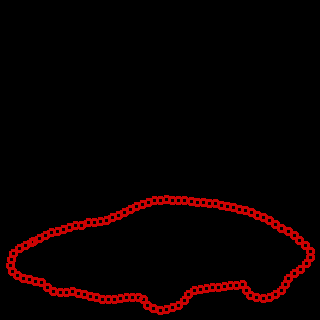
#> input picture Shapes_selecionados/personal_car/personal_car-1.png, 320 x 320 px, found by its file name; the run also reads 1 picture not shown here
$ jupyter execute --allow-errors Shape_Signature.ipynb   (shell and % lines are left out)
#> lines starting #> are read from the running program, lines starting #| are printed output that depends on the picture; after the words box and inside, x2 and y2 are one past the last pixel; in counts of white or black regions, pixels touching at a corner belong together
<div style="text-align: center;">

<h1>Shape Signature</h1>

<h2>Grupo: Anthony Moya - Daniel Yanza</h2>
<h2>Fecha: 24/01/2025</h2>

</div>

Este trabajo tiene como finalidad realizar predicciones en base a la firma (shape-signature) de cada figura y de esta forma medir la confianza de cada prediccion y su margen de error y comparativa de graficas.

Para lograr esto se escogieron 5 categorias para realizar la prediccion, estas fueron:
* bottle
* children
* personal_car
* flatfish
* pencil

Y para comenzar creamos el archivo .zip de las categorias para analizarlas en google colab y luego las descomprimimos.

Se realizan las importaciones necesarias a nuestro proyecto y para resolver el problema de manera efectiva.

[cell 1]
import cv2
import matplotlib.pyplot as plt
from PIL import Image # Estructura que representa la imagen en el paquete PIL
import numpy as np
import scipy as sp
from scipy.fftpack import fft, ifft
import os
import csv
from sklearn.metrics import confusion_matrix, accuracy_score
import matplotlib.pyplot as plt
import os
import cv2

Se declara la funcion para calcular los puntos base al centroide obtenido

[cell 2]
def get_distance(punto, centroide):
    return np.sqrt((punto[0] - centroide[0])**2 + (punto[1] - centroide[1])**2)

Se genera la funcion que permite calcular los contornos de las figuras y su centroide, a su vez de realiza el calculo de las 190 primeros valores obtenidos, esto con la finalidad de no alterar el calculo de distancia euclidea que se realizara previamente

[cell 3]
def extract_shape_signature(image_path):
    image = cv2.imread(image_path)

    if image is None:
        print(f"Error: No se pudo cargar la imagen en {image_path}")
        return None

    gray = cv2.cvtColor(image, cv2.COLOR_BGR2GRAY)
    bordes = cv2.Canny(gray, 100, 100 * 2, apertureSize=5)
    contornos, _ = cv2.findContours(bordes, cv2.RETR_EXTERNAL, cv2.CHAIN_APPROX_SIMPLE)

    if len(contornos) > 0:
        momentos = cv2.moments(contornos[0])
        if momentos['m00'] != 0:  # Evitar división por cero
            centroide = (int(momentos['m10'] / momentos['m00']), int(momentos['m01'] / momentos['m00']))
        else:
            centroide = (0, 0)
    else:
        centroide = (0, 0)

    distancias = [get_distance(contorno[0], centroide) for contorno in contornos[0]]

    distancias = distancias[:190]

    return distancias

Guardamos las firmas en dos archivos csv, uno va a tener 6 valores por categoria que van a servir como base de training.

Por otro lado tambien tenemos otro archivo csv que tendra 4 valores por categoria que van a servir para datos de test, es que esos se van a usar para compararlos con los datos de training.

[cell 4]
def save_descriptors(descriptors, output_file):
    with open(output_file, 'w', newline='') as file:
        writer = csv.writer(file)
        writer.writerows(descriptors)

def process_images_recursive(main_folder, output_file1, output_file2):
#> called with main_folder = '/content/Shapes_selecionados', output_file1 = 'test.csv', output_file2 = 'train.csv'
    category_descriptors = {}

    for root, dirs, files in os.walk(main_folder):
        for image_name in files:
            # Filtrar los archivos no deseados (por ejemplo, .ipynb_checkpoints)
            if not image_name.lower().endswith(('.png', '.jpg', '.jpeg', '.bmp', '.tiff')):
                continue

            image_path = os.path.join(root, image_name)
            print(f"Procesando: {image_path}")
            signature = extract_shape_signature(image_path)

            if signature is not None:
                category_name = os.path.basename(root)

                if category_name not in category_descriptors:
                    category_descriptors[category_name] = []

                category_descriptors[category_name].append([category_name] + signature)
#> pass 2 of the loop in process_images_recursive, `for root, dirs, files in os.walk(main_folder):`:
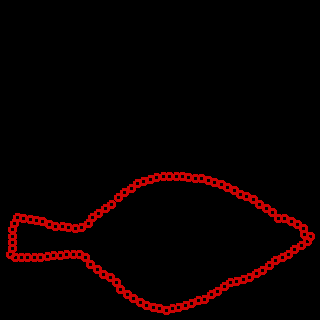
#> input picture Shapes_selecionados/flatfish/flatfish-2.png, 320 x 320 px
#> in extract_shape_signature, image is the input picture: shape (320, 320, 3); mean B, G, R 0.1, 0.1, 9.8
#> in extract_shape_signature, `gray = cv2.cvtColor(image, cv2.COLOR_BGR2GRAY)`:
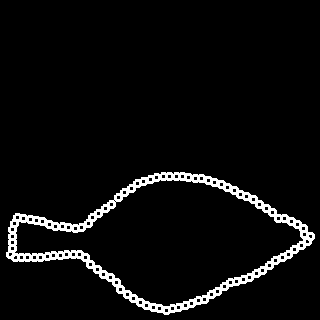
#> gray: shape (320, 320); values 0 (black) and 63 (white), 4.8% white; 1 white region, box (x1, y1, x2, y2) and area: (6, 172, 315, 315) 4962
#> in extract_shape_signature, `bordes = cv2.Canny(gray, 100, 100 * 2, apertureSize=5)`:
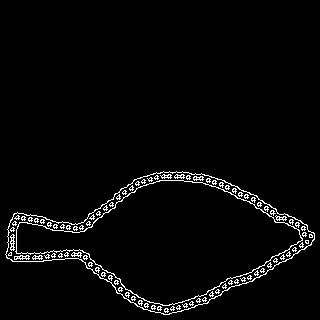
#> bordes: shape (320, 320); 3.1% white in thin lines or dots, all inside (x1, y1, x2, y2) = (5, 171, 315, 315)
#> contornos = 1 contour; box (x1, y1, x2, y2) and area: (5, 171, 315, 315) 25016
#> momentos = moments, m00 25015.5, centre m10/m00, m01/m00 = (168.2, 239.7)
#> centroide = (168, 239)
#> in extract_shape_signature, `distancias = [get_distance(contorno[0], centroide) for contorno in con..`: distancias = 356 values, max 163.7 at index 129, min 66.61 at index 3, mean 96.5
#> in extract_shape_signature, `distancias = distancias[:190]`: distancias = 190 values, max 163.7 at index 129, min 66.61 at index 3, mean 97.92
#> signature has the same summary as distancias in extract_shape_signature
#> pass 3 of the loop in process_images_recursive, `for root, dirs, files in os.walk(main_folder):`:
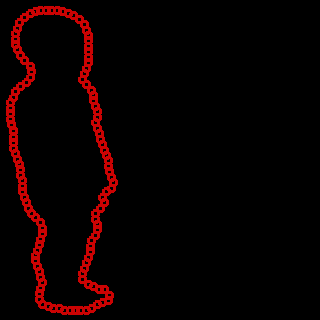
#> input picture Shapes_selecionados/children/children-1.png, 320 x 320 px
#> in extract_shape_signature, image is the input picture: shape (320, 320, 3); mean B, G, R 0.2, 0.2, 11.3
#> in extract_shape_signature (call 2), `gray = cv2.cvtColor(image, cv2.COLOR_BGR2GRAY)`:
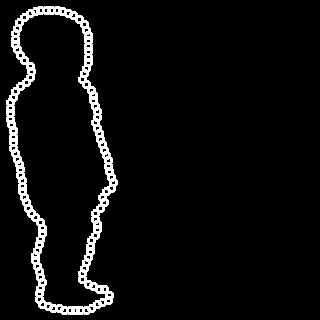
#> gray: shape (320, 320); values 0 (black) and 63 (white), 5.5% white; 1 white region, box (x1, y1, x2, y2) and area: (6, 6, 118, 315) 5678
#> in extract_shape_signature (call 2), `bordes = cv2.Canny(gray, 100, 100 * 2, apertureSize=5)`:
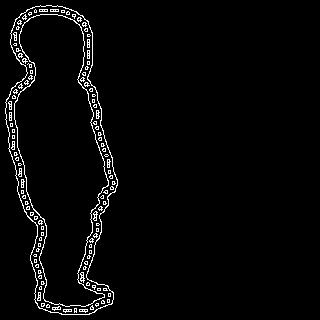
#> bordes: shape (320, 320); 3.1% white in thin lines or dots, all inside (x1, y1, x2, y2) = (5, 5, 118, 315)
#> contornos = 1 contour; box (x1, y1, x2, y2) and area: (5, 5, 118, 315) 23979
#> momentos = moments, m00 23979, centre m10/m00, m01/m00 = (59.82, 155.5)
#> centroide = (59, 155)
#> in extract_shape_signature (call 2), `distancias = [get_distance(contorno[0], centroide) for contorno in con..`: distancias = 377 values, max 161.8 at index 201, min 45.12 at index 109, mean 99.94
#> in extract_shape_signature (call 2), `distancias = distancias[:190]`: distancias = 190 values, max 154.3 at index 188, min 45.12 at index 109, mean 95.18
#> signature has the same summary as distancias in extract_shape_signature
#> the loop made 5 passes; the first 3 are shown

    descriptors_file1 = []
#> descriptors_file1 = []
    descriptors_file2 = []

    for category, descriptors in category_descriptors.items():
        if len(descriptors) >= 10:
            descriptors_file1.extend(descriptors[:4])  # Primeros 4 descriptores
            descriptors_file2.extend(descriptors[4:10])  # Siguientes 6 descriptores
        else:
            print(f"Advertencia: La categoría '{category}' tiene menos de 10 imágenes.")
#> after the loop, descriptors_file2 = []

    save_descriptors(descriptors_file1, output_file1)
    save_descriptors(descriptors_file2, output_file2)

Se guardan ambos archivos

[cell 5]
main_folder = "/content/Shapes_selecionados"
output_file1 = "test.csv"
output_file2 = "train.csv"
process_images_recursive(main_folder, output_file1, output_file2)

Creamos la funcion que devuelve la respectiva categoria y descriptor del archivo csv

[cell 6]
def load_descriptors_from_csv(csv_file):
#> called with csv_file = 'test.csv'
    descriptors = []
    categories = []
    with open(csv_file, 'r') as file:
        reader = csv.reader(file)
        for row in reader:
            categories.append(row[0])  # Categoría
            descriptors.append([float(value) for value in row[1:]])  # Descriptores
    return categories, descriptors

Se compara las características de forma de imágenes de prueba con imágenes de entrenamiento para clasificar cada una en la categoría más parecida. Evalúa qué tan bien se hacen las clasificaciones calculando una precisión general y visualizando los errores en una matriz de confusión. Además, muestra ejemplos gráficos de las confusiones para entender mejor en qué se parecen y difieren las imágenes que fueron clasificadas incorrectamente.

[cell 7]
def classify_test_images(test_csv, train_csv):
    test_categories, test_descriptors = load_descriptors_from_csv(test_csv)
    train_categories, train_descriptors = load_descriptors_from_csv(train_csv)

    true_categories = []
    predicted_categories = []

    confusion_examples = []  # Para almacenar ejemplos de confusión

    for test_signature, true_category in zip(test_descriptors, test_categories):
        true_categories.append(true_category)

        # Encontrar la categoría más cercana en el train
        min_distance = float('inf')
        predicted_category = None
        closest_signature = None

        for train_signature, train_category in zip(train_descriptors, train_categories):
            distance = np.linalg.norm(np.array(test_signature) - np.array(train_signature))
            if distance < min_distance:
                min_distance = distance
                predicted_category = train_category
                closest_signature = train_signature

        predicted_categories.append(predicted_category)

        if true_category != predicted_category:
            confusion_examples.append((true_category, predicted_category, test_signature, closest_signature, min_distance))

    labels = sorted(set(true_categories + predicted_categories))
    cm = confusion_matrix(true_categories, predicted_categories, labels=labels)

    accuracy = accuracy_score(true_categories, predicted_categories)

    plt.figure(figsize=(10, 7))
    plt.imshow(cm, interpolation='nearest', cmap=plt.cm.Blues)
    plt.title('Matriz de Confusión')
    plt.colorbar()
    plt.xticks(ticks=np.arange(len(labels)), labels=labels, rotation=45)
    plt.yticks(ticks=np.arange(len(labels)), labels=labels)

    for i in range(len(labels)):
        for j in range(len(labels)):
            plt.text(j, i, cm[i, j], ha='center', va='center', color='red')

    plt.xlabel('Predicción')
    plt.ylabel('Verdadero')
    plt.show()

    print(f"Precisión del sistema: {accuracy * 100:.2f}%")

    # Mostrar ejemplos gráficos de errores de clasificación
    print("\nEjemplos de confusiones:")
    for true, pred, test_sig, train_sig, distance in confusion_examples:
        print(f"Verdadero: {true}, Predicho: {pred}, Distancia: {distance:.4f}")

        # Visualizar las firmas involucradas
        plt.figure(figsize=(10, 5))
        plt.plot(test_sig, label=f"Test ({true})", color='blue')
        plt.plot(train_sig, label=f"Train ({pred})", color='orange')
        plt.title(f"Confusión: {true} vs {pred} (Distancia: {distance:.4f})")
        plt.legend()
        plt.show()

Finalmente se pasan ambos archivos para realizar las predicciones y los calculos respectivos.

# Resultados

[cell 8]
test_csv = "test.csv"
train_csv = "train.csv"
#> (the rest of this cell did not finish here and is left out)

Esta matriz de confusión muestra el desempeño del modelo al clasificar imágenes en cinco categorías: bottle, children, flatfish, pencil y personal_car. Los valores diagonales indican clasificaciones correctas, mientras que los valores fuera de la diagonal representan errores. El modelo clasificó correctamente todas las imágenes de las categorías bottle y children. Sin embargo, hubo errores significativos en flatfish y personal_car, donde algunas imágenes fueron confundidas entre estas dos categorías. Además, en la categoría pencil, el modelo clasificó incorrectamente una imagen como personal_car.

Esto indica que el modelo tiene dificultades para distinguir características entre ciertas categorías con formas similares.

De este mismo modo tambien se creo la representacion de la forma se la firma(shape-signature) esto para ver que tan cercanos son los valores reales con respecto a la prediccion erronea que tuvo el modelo, como se puede observar gran parte de las predicciones, las firmas son claramente similares, lo que indica que las formas deben tener alguna similitud, especialmente entre las categorias flatfish y personal_car. logrando una precision del 75% es decir logro predecir 15 imagenes de las 20 ingresadas.

[cell 9]
import cv2
import matplotlib.pyplot as plt

# Cargar las imágenes usando OpenCV
image1 = cv2.imread('/content/Shapes_selecionados/flatfish/flatfish-2.png')
image2 = cv2.imread('/content/Shapes_selecionados/personal_car/personal_car-1.png')
#> image2 is the input picture: shape (320, 320, 3); mean B, G, R 0.1, 0.1, 9.7

# Convertir de BGR a RGB
image1 = cv2.cvtColor(image1, cv2.COLOR_BGR2RGB)
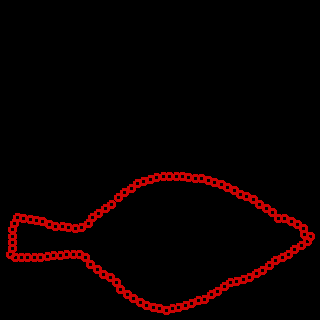
#> image1: shape (320, 320, 3); mean R, G, B 9.8, 0.1, 0.1
image2 = cv2.cvtColor(image2, cv2.COLOR_BGR2RGB)

plt.figure(figsize=(10, 5))

plt.subplot(1, 2, 1)
plt.imshow(image1)
plt.axis('off')
plt.title("flatfish")

plt.subplot(1, 2, 2)
plt.imshow(image2)
plt.axis('off')
plt.title("personal_car")

plt.show()
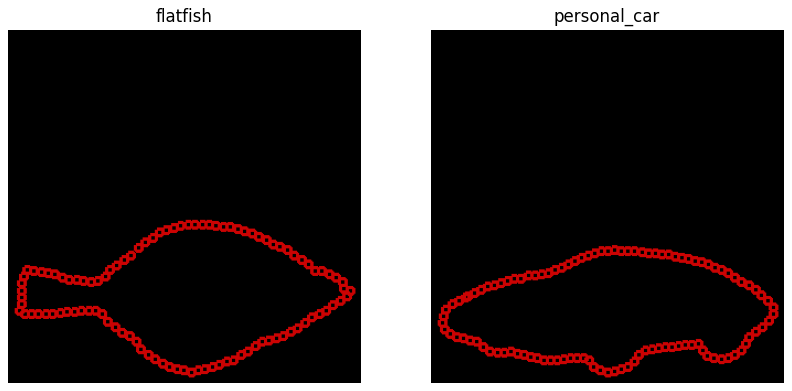
#> figure drawn by matplotlib, 2 panels
